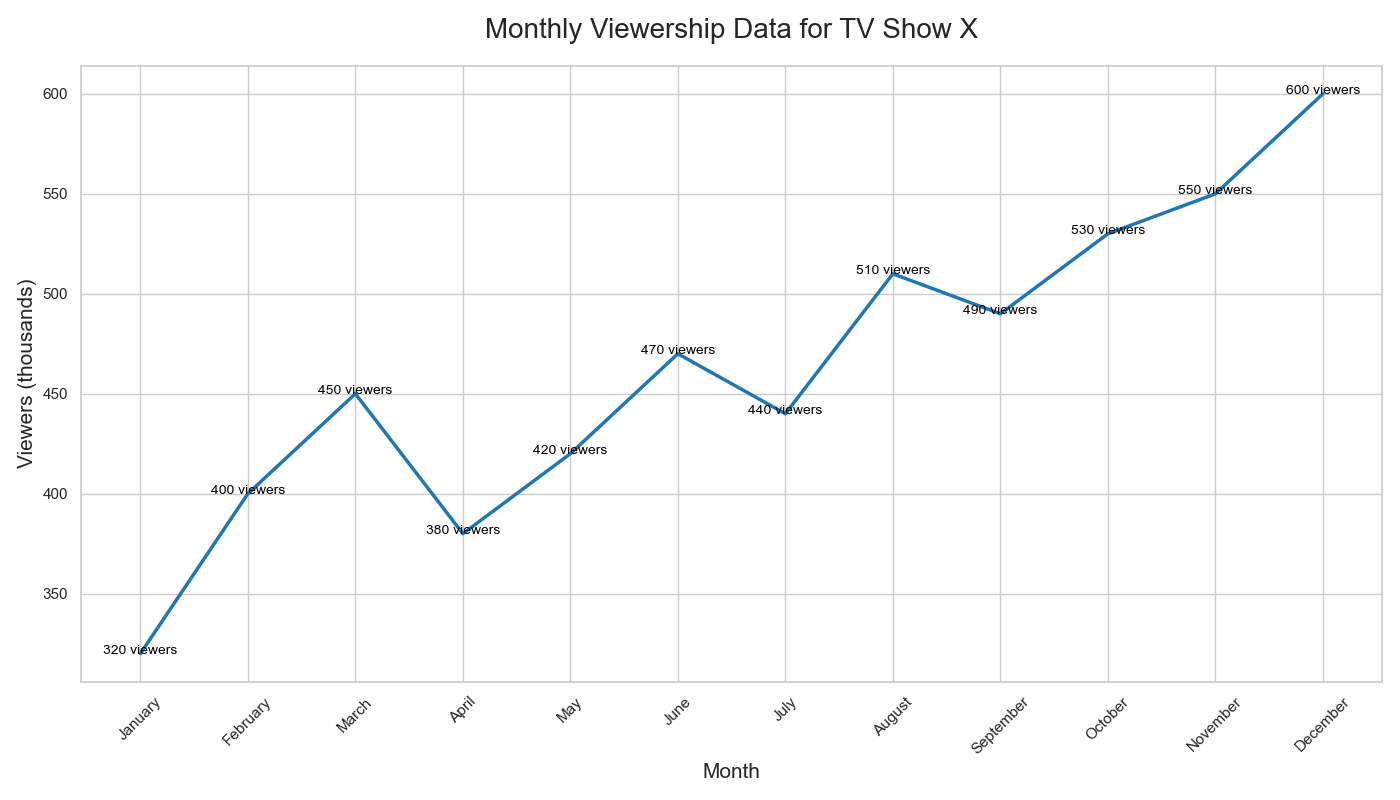

Here is the Python script that generated this plot:

import seaborn as sns
import pandas as pd
import matplotlib.pyplot as plt

# Data
data = {
    'Month': ['January', 'February', 'March', 'April', 'May', 'June', 
              'July', 'August', 'September', 'October', 'November', 'December'],
    'Viewers': [320, 400, 450, 380, 420, 470, 440, 510, 490, 530, 550, 600]
}

# Create DataFrame
df = pd.DataFrame(data)

# Create line plot
plt.figure(figsize=(14, 8))  # Width and height modifications
sns.lineplot(x='Month', y='Viewers', data=df, 
             color='#1f77b4', linewidth=2.5)  # Custom color

# Annotations
for x, y in zip(df['Month'], df['Viewers']):
    plt.text(x, y, f"{y} viewers", color='black', fontsize=10, ha='center')

# Customize the Axes and Title
plt.title('Monthly Viewership Data for TV Show X', fontsize=20, pad=20)
plt.xlabel('Month', fontsize=15)
plt.ylabel('Viewers (thousands)', fontsize=15)
plt.xticks(rotation=45)
plt.grid(True)

# Show plot
plt.tight_layout()
plt.show()
